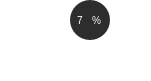
    <widget class="QWidget" name="widget_31" native="true">
     <property name="geometry">
      <rect>
       <x>1010</x>
       <y>870</y>
       <width>151</width>
       <height>81</height>
      </rect>
     </property>
     <property name="styleSheet">
      <string notr="true">background-color: rgba(255, 255, 255, 0);
</string>
     </property>
     <widget class="QFrame" name="frame_28">
      <property name="geometry">
       <rect>
        <x>70</x>
        <y>0</y>
        <width>40</width>
        <height>40</height>
       </rect>
      </property>
      <property name="styleSheet">
       <string notr="true">QFrame{
background-color: rgb(45, 45, 45);
border-radius:20px;
}</string>
      </property>
      <property name="frameShape">
       <enum>QFrame::StyledPanel</enum>
      </property>
      <property name="frameShadow">
       <enum>QFrame::Plain</enum>
      </property>
      <widget class="QWidget" name="widget_32" native="true">
       <property name="geometry">
        <rect>
         <x>0</x>
         <y>10</y>
         <width>41</width>
         <height>21</height>
        </rect>
       </property>
       <property name="styleSheet">
        <string notr="true">background-color: rgba(255, 255, 255, 0);</string>
       </property>
       <widget class="QWidget" name="horizontalLayoutWidget_36">
        <property name="geometry">
         <rect>
          <x>0</x>
          <y>0</y>
          <width>36</width>
          <height>21</height>
         </rect>
        </property>
        <layout class="QHBoxLayout" name="horizontalLayout_36">
         <item>
          <widget class="QLabel" name="Finential_statistic1_96">
           <property name="styleSheet">
            <string notr="true">color:white;
background-color: rgba(255, 255, 255, 0);
font: 10px;
padding-left:5px;
text-align: right;</string>
           </property>
           <property name="text">
            <string>7</string>
           </property>
           <property name="wordWrap">
            <bool>true</bool>
           </property>
          </widget>
         </item>
         <item>
          <widget class="QLabel" name="Finential_statistic1_97">
           <property name="styleSheet">
            <string notr="true">color:white;
font: 10px;
background-color:rgba(255, 255, 255, 0);</string>
           </property>
           <property name="frameShadow">
            <enum>QFrame::Raised</enum>
           </property>
           <property name="text">
            <string>%</string>
           </property>
           <property name="wordWrap">
            <bool>true</bool>
           </property>
          </widget>
         </item>
        </layout>
       </widget>
      </widget>
     </widget>
     <widget class="QLabel" name="Finential_statistic1_25">
      <property name="geometry">
       <rect>
        <x>10</x>
        <y>40</y>
        <width>41</width>
        <height>20</height>
       </rect>
      </property>
      <property name="styleSheet">
       <string notr="true">color:white;
background-color: rgba(255, 255, 255, 0);
font: 10px;
padding-left:5px;
text-align: right;</string>
      </property>
      <property name="text">
       <string>5,300</string>
      </property>
      <property name="wordWrap">
       <bool>true</bool>
      </property>
     </widget>
     <widget class="QLabel" name="Finential_statistic1_42">
      <property name="geometry">
       <rect>
        <x>10</x>
        <y>20</y>
        <width>71</width>
        <height>19</height>
       </rect>
      </property>
      <property name="styleSheet">
       <string notr="true">color:white;
background-color: rgba(255, 255, 255, 0);
font: 10px;
padding-left:5px;
text-align: right;</string>
      </property>
      <property name="text">
       <string>Offices</string>
      </property>
      <property name="wordWrap">
       <bool>true</bool>
      </property>
     </widget>
    </widget>
